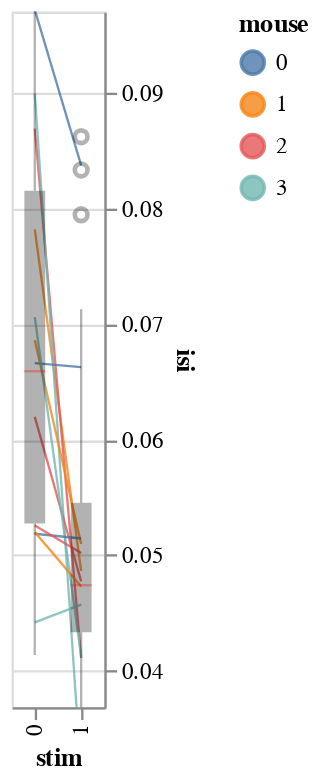

Source (notebook cell):
### Code cell
bw.plot(x='stim', detail='neuron', color='mouse:N')

### Figure 1 — Vega-Lite specification as saved in the notebook (floating-point values rounded to 4 significant figures)
{"config": {"view": {"continuousWidth": 400, "continuousHeight": 300}}, "layer": [{"mark": {"type": "line", "clip": true, "fill": null, "opacity": 0.8}, "encoding": {"color": {"type": "nominal", "field": "mouse"}, "detail": {"type": "quantitative", "field": "neuron"}, "size": {"value": 1.0}, "x": {"type": "ordinal", "field": "stim"}, "y": {"type": "quantitative", "aggregate": "mean", "axis": {"orient": "right"}, "field": "isi", "scale": {"domain": [0.03682, 0.09705], "zero": false}, "title": "isi"}}}, {"mark": {"type": "circle", "clip": true, "filled": true, "opacity": 0}, "encoding": {"color": {"type": "nominal", "field": "mouse"}, "detail": {"type": "quantitative", "field": "neuron"}, "x": {"type": "ordinal", "field": "stim"}, "y": {"type": "quantitative", "aggregate": "mean", "axis": {"orient": "right", "title": ""}, "field": "isi", "scale": {"domain": [0.03682, 0.09705], "zero": false}}}}, {"mark": {"type": "boxplot", "clip": true, "color": "black", "median": {"color": "red", "strokeWidth": 20}, "opacity": 0.3, "size": 9}, "encoding": {"x": {"type": "ordinal", "field": "stim"}, "y": {"type": "quantitative", "axis": {"orient": "right", "title": ""}, "field": "isi", "scale": {"domain": [0.03682, 0.09705], "zero": false}}}}], "data": {"name": "data-62399a792cfb77601d63ed01ef8557d8"}, "$schema": "https://vega.github.io/schema/vega-lite/v4.8.1.json", "datasets": {"data-62399a792cfb77601d63ed01ef8557d8": [{"neuron": 0, "neuron_x_mouse": "m0bayes0", "i_trial": 0, "mouse": 0, "stim": 0, "mouse_code": 0, "neuron_code": 0, "log_firing_rate": 3.041, "Firing rate": 1099.0, "firing_rate": 1099.0, "i_spike": 36.5, "isi": 0.097, "combined_condition": 0}, {"neuron": 0, "neuron_x_mouse": "m0bayes0", "i_trial": 0, "mouse": 0, "stim": 1, "mouse_code": 0, "neuron_code": 0, "log_firing_rate": 3.009, "Firing rate": 1022.0, "firing_rate": 1022.0, "i_spike": 53.5, "isi": 0.06444, "combined_condition": 0}, {"neuron": 0, "neuron_x_mouse": "m0bayes0", "i_trial": 1, "mouse": 0, "stim": 0, "mouse_code": 0, "neuron_code": 0, "log_firing_rate": 1.857, "Firing rate": 72.03, "firing_rate": 72.03, "i_spike": 31.5, "isi": 0.1109, "combined_condition": 0}, {"neuron": 0, "neuron_x_mouse": "m0bayes0", "i_trial": 1, "mouse": 0, "stim": 1, "mouse_code": 0, "neuron_code": 0, "log_firing_rate": 1.846, "Firing rate": 70.07, "firing_rate": 70.07, "i_spike": 40.0, "isi": 0.08622, "combined_condition": 0}, {"neuron": 0, "neuron_x_mouse": "m0bayes0", "i_trial": 2, "mouse": 0, "stim": 0, "mouse_code": 0, "neuron_code": 0, "log_firing_rate": 1.753, "Firing rate": 56.66, "firing_rate": 56.66, "i_spike": 47.5, "isi": 0.06941, "combined_condition": 0}, {"neuron": 0, "neuron_x_mouse": "m0bayes0", "i_trial": 2, "mouse": 0, "stim": 1, "mouse_code": 0, "neuron_code": 0, "log_firing_rate": 1.633, "Firing rate": 43.0, "firing_rate": 43.0, "i_spike": 33.0, "isi": 0.1052, "combined_condition": 0}, {"neuron": 0, "neuron_x_mouse": "m0bayes0", "i_trial": 3, "mouse": 0, "stim": 0, "mouse_code": 0, "neuron_code": 0, "log_firing_rate": 2.283, "Firing rate": 191.9, "firing_rate": 191.9, "i_spike": 31.0, "isi": 0.1097, "combined_condition": 0}, {"neuron": 0, "neuron_x_mouse": "m0bayes0", "i_trial": 3, "mouse": 0, "stim": 1, "mouse_code": 0, "neuron_code": 0, "log_firing_rate": 1.661, "Firing rate": 45.82, "firing_rate": 45.82, "i_spike": 42.0, "isi": 0.08334, "combined_condition": 0}, {"neuron": 0, "neuron_x_mouse": "m0bayes0", "i_trial": 4, "mouse": 0, "stim": 0, "mouse_code": 0, "neuron_code": 0, "log_firing_rate": 2.296, "Firing rate": 197.9, "firing_rate": 197.9, "i_spike": 35.5, "isi": 0.09908, "combined_condition": 0}, {"neuron": 0, "neuron_x_mouse": "m0bayes0", "i_trial": 4, "mouse": 0, "stim": 1, "mouse_code": 0, "neuron_code": 0, "log_firing_rate": 2.989, "Firing rate": 975.9, "firing_rate": 975.9, "i_spike": 43.5, "isi": 0.07946, "combined_condition": 0}, {"neuron": 0, "neuron_x_mouse": "m1bayes0", "i_trial": 0, "mouse": 1, "stim": 0, "mouse_code": 1, "neuron_code": 3, "log_firing_rate": 1.907, "Firing rate": 80.79, "firing_rate": 80.79, "i_spike": 40.0, "isi": 0.08779, "combined_condition": 0}, {"neuron": 0, "neuron_x_mouse": "m1bayes0", "i_trial": 0, "mouse": 1, "stim": 1, "mouse_code": 1, "neuron_code": 3, "log_firing_rate": 2.385, "Firing rate": 242.7, "firing_rate": 242.7, "i_spike": 69.5, "isi": 0.04975, "combined_condition": 0}, {"neuron": 0, "neuron_x_mouse": "m1bayes0", "i_trial": 1, "mouse": 1, "stim": 0, "mouse_code": 1, "neuron_code": 3, "log_firing_rate": 1.833, "Firing rate": 68.07, "firing_rate": 68.07, "i_spike": 43.0, "isi": 0.07951, "combined_condition": 0}, {"neuron": 0, "neuron_x_mouse": "m1bayes0", "i_trial": 1, "mouse": 1, "stim": 1, "mouse_code": 1, "neuron_code": 3, "log_firing_rate": 1.846, "Firing rate": 70.19, "firing_rate": 70.19, "i_spike": 60.0, "isi": 0.05332, "combined_condition": 0}, {"neuron": 0, "neuron_x_mouse": "m1bayes0", "i_trial": 2, "mouse": 1, "stim": 0, "mouse_code": 1, "neuron_code": 3, "log_firing_rate": 2.167, "Firing rate": 146.8, "firing_rate": 146.8, "i_spike": 51.0, "isi": 0.06871, "combined_condition": 0}, {"neuron": 0, "neuron_x_mouse": "m1bayes0", "i_trial": 2, "mouse": 1, "stim": 1, "mouse_code": 1, "neuron_code": 3, "log_firing_rate": 2.135, "Firing rate": 136.5, "firing_rate": 136.5, "i_spike": 70.0, "isi": 0.04722, "combined_condition": 0}, {"neuron": 0, "neuron_x_mouse": "m1bayes0", "i_trial": 3, "mouse": 1, "stim": 0, "mouse_code": 1, "neuron_code": 3, "log_firing_rate": 2.314, "Firing rate": 206.0, "firing_rate": 206.0, "i_spike": 47.5, "isi": 0.07306, "combined_condition": 0}, {"neuron": 0, "neuron_x_mouse": "m1bayes0", "i_trial": 3, "mouse": 1, "stim": 1, "mouse_code": 1, "neuron_code": 3, "log_firing_rate": 2.227, "Firing rate": 168.6, "firing_rate": 168.6, "i_spike": 74.0, "isi": 0.04715, "combined_condition": 0}, {"neuron": 0, "neuron_x_mouse": "m1bayes0", "i_trial": 4, "mouse": 1, "stim": 0, "mouse_code": 1, "neuron_code": 3, "log_firing_rate": 1.893, "Firing rate": 78.17, "firing_rate": 78.17, "i_spike": 43.0, "isi": 0.08191, "combined_condition": 0}, {"neuron": 0, "neuron_x_mouse": "m1bayes0", "i_trial": 4, "mouse": 1, "stim": 1, "mouse_code": 1, "neuron_code": 3, "log_firing_rate": 2.292, "Firing rate": 196.0, "firing_rate": 196.0, "i_spike": 75.0, "isi": 0.04574, "combined_condition": 0}, {"neuron": 0, "neuron_x_mouse": "m2bayes0", "i_trial": 0, "mouse": 2, "stim": 0, "mouse_code": 2, "neuron_code": 6, "log_firing_rate": 2.029, "Firing rate": 107.0, "firing_rate": 107.0, "i_spike": 41.5, "isi": 0.08416, "combined_condition": 0}, {"neuron": 0, "neuron_x_mouse": "m2bayes0", "i_trial": 0, "mouse": 2, "stim": 1, "mouse_code": 2, "neuron_code": 6, "log_firing_rate": 2.728, "Firing rate": 534.7, "firing_rate": 534.7, "i_spike": 79.0, "isi": 0.04353, "combined_condition": 0}, {"neuron": 0, "neuron_x_mouse": "m2bayes0", "i_trial": 1, "mouse": 2, "stim": 0, "mouse_code": 2, "neuron_code": 6, "log_firing_rate": 2.24, "Firing rate": 173.9, "firing_rate": 173.9, "i_spike": 52.0, "isi": 0.06764, "combined_condition": 0}, {"neuron": 0, "neuron_x_mouse": "m2bayes0", "i_trial": 1, "mouse": 2, "stim": 1, "mouse_code": 2, "neuron_code": 6, "log_firing_rate": 2.68, "Firing rate": 478.2, "firing_rate": 478.2, "i_spike": 82.0, "isi": 0.04109, "combined_condition": 0}, {"neuron": 0, "neuron_x_mouse": "m2bayes0", "i_trial": 2, "mouse": 2, "stim": 0, "mouse_code": 2, "neuron_code": 6, "log_firing_rate": 1.691, "Firing rate": 49.11, "firing_rate": 49.11, "i_spike": 36.5, "isi": 0.09647, "combined_condition": 0}, {"neuron": 0, "neuron_x_mouse": "m2bayes0", "i_trial": 2, "mouse": 2, "stim": 1, "mouse_code": 2, "neuron_code": 6, "log_firing_rate": 2.25, "Firing rate": 177.8, "firing_rate": 177.8, "i_spike": 80.0, "isi": 0.04342, "combined_condition": 0}, {"neuron": 0, "neuron_x_mouse": "m2bayes0", "i_trial": 3, "mouse": 2, "stim": 0, "mouse_code": 2, "neuron_code": 6, "log_firing_rate": 1.807, "Firing rate": 64.11, "firing_rate": 64.11, "i_spike": 42.5, "isi": 0.08215, "combined_condition": 0}, {"neuron": 0, "neuron_x_mouse": "m2bayes0", "i_trial": 3, "mouse": 2, "stim": 1, "mouse_code": 2, "neuron_code": 6, "log_firing_rate": 2.397, "Firing rate": 249.4, "firing_rate": 249.4, "i_spike": 85.0, "isi": 0.04057, "combined_condition": 0}, {"neuron": 0, "neuron_x_mouse": "m2bayes0", "i_trial": 4, "mouse": 2, "stim": 0, "mouse_code": 2, "neuron_code": 6, "log_firing_rate": 2.782, "Firing rate": 605.2, "firing_rate": 605.2, "i_spike": 33.5, "isi": 0.1041, "combined_condition": 0}, {"neuron": 0, "neuron_x_mouse": "m2bayes0", "i_trial": 4, "mouse": 2, "stim": 1, "mouse_code": 2, "neuron_code": 6, "log_firing_rate": 2.985, "Firing rate": 966.0, "firing_rate": 966.0, "i_spike": 94.5, "isi": 0.03685, "combined_condition": 0}, {"neuron": 0, "neuron_x_mouse": "m3bayes0", "i_trial": 0, "mouse": 3, "stim": 0, "mouse_code": 3, "neuron_code": 9, "log_firing_rate": 1.811, "Firing rate": 64.71, "firing_rate": 64.71, "i_spike": 34.0, "isi": 0.09806, "combined_condition": 0}, {"neuron": 0, "neuron_x_mouse": "m3bayes0", "i_trial": 0, "mouse": 3, "stim": 1, "mouse_code": 3, "neuron_code": 9, "log_firing_rate": 2.599, "Firing rate": 397.0, "firing_rate": 397.0, "i_spike": 125.0, "isi": 0.02619, "combined_condition": 0}, {"neuron": 0, "neuron_x_mouse": "m3bayes0", "i_trial": 1, "mouse": 3, "stim": 0, "mouse_code": 3, "neuron_code": 9, "log_firing_rate": 1.586, "Firing rate": 38.54, "firing_rate": 38.54, "i_spike": 42.0, "isi": 0.08262, "combined_condition": 0}, {"neuron": 0, "neuron_x_mouse": "m3bayes0", "i_trial": 1, "mouse": 3, "stim": 1, "mouse_code": 3, "neuron_code": 9, "log_firing_rate": 2.406, "Firing rate": 254.5, "firing_rate": 254.5, "i_spike": 95.5, "isi": 0.03618, "combined_condition": 0}, {"neuron": 0, "neuron_x_mouse": "m3bayes0", "i_trial": 2, "mouse": 3, "stim": 0, "mouse_code": 3, "neuron_code": 9, "log_firing_rate": 1.849, "Firing rate": 70.55, "firing_rate": 70.55, "i_spike": 38.5, "isi": 0.09095, "combined_condition": 0}, {"neuron": 0, "neuron_x_mouse": "m3bayes0", "i_trial": 2, "mouse": 3, "stim": 1, "mouse_code": 3, "neuron_code": 9, "log_firing_rate": 2.638, "Firing rate": 434.7, "firing_rate": 434.7, "i_spike": 116.5, "isi": 0.03006, "combined_condition": 0}, {"neuron": 0, "neuron_x_mouse": "m3bayes0", "i_trial": 3, "mouse": 3, "stim": 0, "mouse_code": 3, "neuron_code": 9, "log_firing_rate": 1.93, "Firing rate": 85.13, "firing_rate": 85.13, "i_spike": 37.0, "isi": 0.09449, "combined_condition": 0}, {"neuron": 0, "neuron_x_mouse": "m3bayes0", "i_trial": 3, "mouse": 3, "stim": 1, "mouse_code": 3, "neuron_code": 9, "log_firing_rate": 2.436, "Firing rate": 272.8, "firing_rate": 272.8, "i_spike": 107.0, "isi": 0.0321, "combined_condition": 0}, {"neuron": 0, "neuron_x_mouse": "m3bayes0", "i_trial": 4, "mouse": 3, "stim": 0, "mouse_code": 3, "neuron_code": 9, "log_firing_rate": 1.637, "Firing rate": 43.32, "firing_rate": 43.32, "i_spike": 39.0, "isi": 0.08364, "combined_condition": 0}, {"neuron": 0, "neuron_x_mouse": "m3bayes0", "i_trial": 4, "mouse": 3, "stim": 1, "mouse_code": 3, "neuron_code": 9, "log_firing_rate": 2.451, "Firing rate": 282.3, "firing_rate": 282.3, "i_spike": 116.5, "isi": 0.02992, "combined_condition": 0}, {"neuron": 1, "neuron_x_mouse": "m0bayes1", "i_trial": 0, "mouse": 0, "stim": 0, "mouse_code": 0, "neuron_code": 1, "log_firing_rate": 1.811, "Firing rate": 64.68, "firing_rate": 64.68, "i_spike": 52.5, "isi": 0.06502, "combined_condition": 1}, {"neuron": 1, "neuron_x_mouse": "m0bayes1", "i_trial": 0, "mouse": 0, "stim": 1, "mouse_code": 0, "neuron_code": 1, "log_firing_rate": 1.899, "Firing rate": 79.26, "firing_rate": 79.26, "i_spike": 53.0, "isi": 0.06334, "combined_condition": 1}, {"neuron": 1, "neuron_x_mouse": "m0bayes1", "i_trial": 1, "mouse": 0, "stim": 0, "mouse_code": 0, "neuron_code": 1, "log_firing_rate": 2.523, "Firing rate": 333.1, "firing_rate": 333.1, "i_spike": 44.5, "isi": 0.07927, "combined_condition": 1}, {"neuron": 1, "neuron_x_mouse": "m0bayes1", "i_trial": 1, "mouse": 0, "stim": 1, "mouse_code": 0, "neuron_code": 1, "log_firing_rate": 1.922, "Firing rate": 83.52, "firing_rate": 83.52, "i_spike": 58.0, "isi": 0.06004, "combined_condition": 1}, {"neuron": 1, "neuron_x_mouse": "m0bayes1", "i_trial": 2, "mouse": 0, "stim": 0, "mouse_code": 0, "neuron_code": 1, "log_firing_rate": 1.82, "Firing rate": 66.01, "firing_rate": 66.01, "i_spike": 53.0, "isi": 0.06586, "combined_condition": 1}, {"neuron": 1, "neuron_x_mouse": "m0bayes1", "i_trial": 2, "mouse": 0, "stim": 1, "mouse_code": 0, "neuron_code": 1, "log_firing_rate": 2.024, "Firing rate": 105.7, "firing_rate": 105.7, "i_spike": 49.0, "isi": 0.07128, "combined_condition": 1}, {"neuron": 1, "neuron_x_mouse": "m0bayes1", "i_trial": 3, "mouse": 0, "stim": 0, "mouse_code": 0, "neuron_code": 1, "log_firing_rate": 2.718, "Firing rate": 522.1, "firing_rate": 522.1, "i_spike": 50.5, "isi": 0.06981, "combined_condition": 1}, {"neuron": 1, "neuron_x_mouse": "m0bayes1", "i_trial": 3, "mouse": 0, "stim": 1, "mouse_code": 0, "neuron_code": 1, "log_firing_rate": 2.021, "Firing rate": 104.9, "firing_rate": 104.9, "i_spike": 50.5, "isi": 0.06793, "combined_condition": 1}, {"neuron": 1, "neuron_x_mouse": "m0bayes1", "i_trial": 4, "mouse": 0, "stim": 0, "mouse_code": 0, "neuron_code": 1, "log_firing_rate": 1.962, "Firing rate": 91.71, "firing_rate": 91.71, "i_spike": 65.5, "isi": 0.05312, "combined_condition": 1}, {"neuron": 1, "neuron_x_mouse": "m0bayes1", "i_trial": 4, "mouse": 0, "stim": 1, "mouse_code": 0, "neuron_code": 1, "log_firing_rate": 2.07, "Firing rate": 117.5, "firing_rate": 117.5, "i_spike": 51.0, "isi": 0.0688, "combined_condition": 1}, {"neuron": 1, "neuron_x_mouse": "m1bayes1", "i_trial": 0, "mouse": 1, "stim": 0, "mouse_code": 1, "neuron_code": 4, "log_firing_rate": 1.835, "Firing rate": 68.38, "firing_rate": 68.38, "i_spike": 45.0, "isi": 0.0782, "combined_condition": 1}, {"neuron": 1, "neuron_x_mouse": "m1bayes1", "i_trial": 0, "mouse": 1, "stim": 1, "mouse_code": 1, "neuron_code": 4, "log_firing_rate": 2.058, "Firing rate": 114.3, "firing_rate": 114.3, "i_spike": 62.5, "isi": 0.0545, "combined_condition": 1}, {"neuron": 1, "neuron_x_mouse": "m1bayes1", "i_trial": 1, "mouse": 1, "stim": 0, "mouse_code": 1, "neuron_code": 4, "log_firing_rate": 1.759, "Firing rate": 57.45, "firing_rate": 57.45, "i_spike": 51.5, "isi": 0.06676, "combined_condition": 1}, {"neuron": 1, "neuron_x_mouse": "m1bayes1", "i_trial": 1, "mouse": 1, "stim": 1, "mouse_code": 1, "neuron_code": 4, "log_firing_rate": 2.257, "Firing rate": 180.6, "firing_rate": 180.6, "i_spike": 73.0, "isi": 0.04798, "combined_condition": 1}, {"neuron": 1, "neuron_x_mouse": "m1bayes1", "i_trial": 2, "mouse": 1, "stim": 0, "mouse_code": 1, "neuron_code": 4, "log_firing_rate": 1.821, "Firing rate": 66.21, "firing_rate": 66.21, "i_spike": 45.5, "isi": 0.07705, "combined_condition": 1}, {"neuron": 1, "neuron_x_mouse": "m1bayes1", "i_trial": 2, "mouse": 1, "stim": 1, "mouse_code": 1, "neuron_code": 4, "log_firing_rate": 1.946, "Firing rate": 88.22, "firing_rate": 88.22, "i_spike": 60.5, "isi": 0.05652, "combined_condition": 1}, {"neuron": 1, "neuron_x_mouse": "m1bayes1", "i_trial": 3, "mouse": 1, "stim": 0, "mouse_code": 1, "neuron_code": 4, "log_firing_rate": 2.089, "Firing rate": 122.7, "firing_rate": 122.7, "i_spike": 59.5, "isi": 0.05817, "combined_condition": 1}, {"neuron": 1, "neuron_x_mouse": "m1bayes1", "i_trial": 3, "mouse": 1, "stim": 1, "mouse_code": 1, "neuron_code": 4, "log_firing_rate": 2.363, "Firing rate": 230.6, "firing_rate": 230.6, "i_spike": 73.0, "isi": 0.0482, "combined_condition": 1}, {"neuron": 1, "neuron_x_mouse": "m1bayes1", "i_trial": 4, "mouse": 1, "stim": 0, "mouse_code": 1, "neuron_code": 4, "log_firing_rate": 1.953, "Firing rate": 89.71, "firing_rate": 89.71, "i_spike": 56.0, "isi": 0.06285, "combined_condition": 1}, {"neuron": 1, "neuron_x_mouse": "m1bayes1", "i_trial": 4, "mouse": 1, "stim": 1, "mouse_code": 1, "neuron_code": 4, "log_firing_rate": 1.938, "Firing rate": 86.73, "firing_rate": 86.73, "i_spike": 73.0, "isi": 0.04761, "combined_condition": 1}, {"neuron": 1, "neuron_x_mouse": "m2bayes1", "i_trial": 0, "mouse": 2, "stim": 0, "mouse_code": 2, "neuron_code": 7, "log_firing_rate": 2.53, "Firing rate": 339.1, "firing_rate": 339.1, "i_spike": 52.0, "isi": 0.06717, "combined_condition": 1}, {"neuron": 1, "neuron_x_mouse": "m2bayes1", "i_trial": 0, "mouse": 2, "stim": 1, "mouse_code": 2, "neuron_code": 7, "log_firing_rate": 1.956, "Firing rate": 90.37, "firing_rate": 90.37, "i_spike": 80.5, "isi": 0.04332, "combined_condition": 1}, {"neuron": 1, "neuron_x_mouse": "m2bayes1", "i_trial": 1, "mouse": 2, "stim": 0, "mouse_code": 2, "neuron_code": 7, "log_firing_rate": 2.307, "Firing rate": 202.7, "firing_rate": 202.7, "i_spike": 68.5, "isi": 0.05101, "combined_condition": 1}, {"neuron": 1, "neuron_x_mouse": "m2bayes1", "i_trial": 1, "mouse": 2, "stim": 1, "mouse_code": 2, "neuron_code": 7, "log_firing_rate": 2.038, "Firing rate": 109.0, "firing_rate": 109.0, "i_spike": 79.0, "isi": 0.04432, "combined_condition": 1}, {"neuron": 1, "neuron_x_mouse": "m2bayes1", "i_trial": 2, "mouse": 2, "stim": 0, "mouse_code": 2, "neuron_code": 7, "log_firing_rate": 2.06, "Firing rate": 114.8, "firing_rate": 114.8, "i_spike": 59.5, "isi": 0.05836, "combined_condition": 1}, {"neuron": 1, "neuron_x_mouse": "m2bayes1", "i_trial": 2, "mouse": 2, "stim": 1, "mouse_code": 2, "neuron_code": 7, "log_firing_rate": 1.933, "Firing rate": 85.74, "firing_rate": 85.74, "i_spike": 64.0, "isi": 0.05461, "combined_condition": 1}, {"neuron": 1, "neuron_x_mouse": "m2bayes1", "i_trial": 3, "mouse": 2, "stim": 0, "mouse_code": 2, "neuron_code": 7, "log_firing_rate": 2.057, "Firing rate": 114.0, "firing_rate": 114.0, "i_spike": 65.0, "isi": 0.05314, "combined_condition": 1}, {"neuron": 1, "neuron_x_mouse": "m2bayes1", "i_trial": 3, "mouse": 2, "stim": 1, "mouse_code": 2, "neuron_code": 7, "log_firing_rate": 2.057, "Firing rate": 114.0, "firing_rate": 114.0, "i_spike": 71.0, "isi": 0.04896, "combined_condition": 1}, {"neuron": 1, "neuron_x_mouse": "m2bayes1", "i_trial": 4, "mouse": 2, "stim": 0, "mouse_code": 2, "neuron_code": 7, "log_firing_rate": 2.225, "Firing rate": 167.8, "firing_rate": 167.8, "i_spike": 43.5, "isi": 0.08014, "combined_condition": 1}, {"neuron": 1, "neuron_x_mouse": "m2bayes1", "i_trial": 4, "mouse": 2, "stim": 1, "mouse_code": 2, "neuron_code": 7, "log_firing_rate": 2.13, "Firing rate": 134.9, "firing_rate": 134.9, "i_spike": 72.5, "isi": 0.04738, "combined_condition": 1}, {"neuron": 1, "neuron_x_mouse": "m3bayes1", "i_trial": 0, "mouse": 3, "stim": 0, "mouse_code": 3, "neuron_code": 10, "log_firing_rate": 1.682, "Firing rate": 48.08, "firing_rate": 48.08, "i_spike": 53.0, "isi": 0.06597, "combined_condition": 1}, {"neuron": 1, "neuron_x_mouse": "m3bayes1", "i_trial": 0, "mouse": 3, "stim": 1, "mouse_code": 3, "neuron_code": 10, "log_firing_rate": 2.448, "Firing rate": 280.4, "firing_rate": 280.4, "i_spike": 95.5, "isi": 0.03631, "combined_condition": 1}, {"neuron": 1, "neuron_x_mouse": "m3bayes1", "i_trial": 1, "mouse": 3, "stim": 0, "mouse_code": 3, "neuron_code": 10, "log_firing_rate": 2.277, "Firing rate": 189.4, "firing_rate": 189.4, "i_spike": 43.0, "isi": 0.08037, "combined_condition": 1}, {"neuron": 1, "neuron_x_mouse": "m3bayes1", "i_trial": 1, "mouse": 3, "stim": 1, "mouse_code": 3, "neuron_code": 10, "log_firing_rate": 2.119, "Firing rate": 131.5, "firing_rate": 131.5, "i_spike": 88.0, "isi": 0.03985, "combined_condition": 1}, {"neuron": 1, "neuron_x_mouse": "m3bayes1", "i_trial": 2, "mouse": 3, "stim": 0, "mouse_code": 3, "neuron_code": 10, "log_firing_rate": 2.064, "Firing rate": 115.8, "firing_rate": 115.8, "i_spike": 57.0, "isi": 0.06195, "combined_condition": 1}, {"neuron": 1, "neuron_x_mouse": "m3bayes1", "i_trial": 2, "mouse": 3, "stim": 1, "mouse_code": 3, "neuron_code": 10, "log_firing_rate": 2.155, "Firing rate": 142.9, "firing_rate": 142.9, "i_spike": 72.5, "isi": 0.04766, "combined_condition": 1}, {"neuron": 1, "neuron_x_mouse": "m3bayes1", "i_trial": 3, "mouse": 3, "stim": 0, "mouse_code": 3, "neuron_code": 10, "log_firing_rate": 1.752, "Firing rate": 56.45, "firing_rate": 56.45, "i_spike": 55.0, "isi": 0.06326, "combined_condition": 1}, {"neuron": 1, "neuron_x_mouse": "m3bayes1", "i_trial": 3, "mouse": 3, "stim": 1, "mouse_code": 3, "neuron_code": 10, "log_firing_rate": 2.171, "Firing rate": 148.2, "firing_rate": 148.2, "i_spike": 86.5, "isi": 0.04059, "combined_condition": 1}, {"neuron": 1, "neuron_x_mouse": "m3bayes1", "i_trial": 4, "mouse": 3, "stim": 0, "mouse_code": 3, "neuron_code": 10, "log_firing_rate": 1.725, "Firing rate": 53.08, "firing_rate": 53.08, "i_spike": 43.0, "isi": 0.08142, "combined_condition": 1}, {"neuron": 1, "neuron_x_mouse": "m3bayes1", "i_trial": 4, "mouse": 3, "stim": 1, "mouse_code": 3, "neuron_code": 10, "log_firing_rate": 2.114, "Firing rate": 130.1, "firing_rate": 130.1, "i_spike": 83.5, "isi": 0.04167, "combined_condition": 1}, {"neuron": 2, "neuron_x_mouse": "m0bayes2", "i_trial": 0, "mouse": 0, "stim": 0, "mouse_code": 0, "neuron_code": 2, "log_firing_rate": 1.895, "Firing rate": 78.44, "firing_rate": 78.44, "i_spike": 70.5, "isi": 0.04915, "combined_condition": 2}, {"neuron": 2, "neuron_x_mouse": "m0bayes2", "i_trial": 0, "mouse": 0, "stim": 1, "mouse_code": 0, "neuron_code": 2, "log_firing_rate": 1.925, "Firing rate": 84.14, "firing_rate": 84.14, "i_spike": 72.5, "isi": 0.04843, "combined_condition": 2}, {"neuron": 2, "neuron_x_mouse": "m0bayes2", "i_trial": 1, "mouse": 0, "stim": 0, "mouse_code": 0, "neuron_code": 2, "log_firing_rate": 1.898, "Firing rate": 79.05, "firing_rate": 79.05, "i_spike": 62.0, "isi": 0.05661, "combined_condition": 2}, {"neuron": 2, "neuron_x_mouse": "m0bayes2", "i_trial": 1, "mouse": 0, "stim": 1, "mouse_code": 0, "neuron_code": 2, "log_firing_rate": 1.95, "Firing rate": 89.09, "firing_rate": 89.09, "i_spike": 68.0, "isi": 0.05182, "combined_condition": 2}, {"neuron": 2, "neuron_x_mouse": "m0bayes2", "i_trial": 2, "mouse": 0, "stim": 0, "mouse_code": 0, "neuron_code": 2, "log_firing_rate": 2.017, "Firing rate": 103.9, "firing_rate": 103.9, "i_spike": 68.5, "isi": 0.04969, "combined_condition": 2}, {"neuron": 2, "neuron_x_mouse": "m0bayes2", "i_trial": 2, "mouse": 0, "stim": 1, "mouse_code": 0, "neuron_code": 2, "log_firing_rate": 1.997, "Firing rate": 99.2, "firing_rate": 99.2, "i_spike": 65.0, "isi": 0.05384, "combined_condition": 2}, {"neuron": 2, "neuron_x_mouse": "m0bayes2", "i_trial": 3, "mouse": 0, "stim": 0, "mouse_code": 0, "neuron_code": 2, "log_firing_rate": 1.877, "Firing rate": 75.25, "firing_rate": 75.25, "i_spike": 68.0, "isi": 0.05168, "combined_condition": 2}, {"neuron": 2, "neuron_x_mouse": "m0bayes2", "i_trial": 3, "mouse": 0, "stim": 1, "mouse_code": 0, "neuron_code": 2, "log_firing_rate": 2.277, "Firing rate": 189.1, "firing_rate": 189.1, "i_spike": 75.0, "isi": 0.04646, "combined_condition": 2}, {"neuron": 2, "neuron_x_mouse": "m0bayes2", "i_trial": 4, "mouse": 0, "stim": 0, "mouse_code": 0, "neuron_code": 2, "log_firing_rate": 1.926, "Firing rate": 84.27, "firing_rate": 84.27, "i_spike": 64.5, "isi": 0.0521, "combined_condition": 2}, {"neuron": 2, "neuron_x_mouse": "m0bayes2", "i_trial": 4, "mouse": 0, "stim": 1, "mouse_code": 0, "neuron_code": 2, "log_firing_rate": 1.96, "Firing rate": 91.21, "firing_rate": 91.21, "i_spike": 61.5, "isi": 0.05663, "combined_condition": 2}, {"neuron": 2, "neuron_x_mouse": "m1bayes2", "i_trial": 0, "mouse": 1, "stim": 0, "mouse_code": 1, "neuron_code": 5, "log_firing_rate": 2.172, "Firing rate": 148.6, "firing_rate": 148.6, "i_spike": 69.5, "isi": 0.05026, "combined_condition": 2}, {"neuron": 2, "neuron_x_mouse": "m1bayes2", "i_trial": 0, "mouse": 1, "stim": 1, "mouse_code": 1, "neuron_code": 5, "log_firing_rate": 2.258, "Firing rate": 181.1, "firing_rate": 181.1, "i_spike": 79.0, "isi": 0.04382, "combined_condition": 2}, {"neuron": 2, "neuron_x_mouse": "m1bayes2", "i_trial": 1, "mouse": 1, "stim": 0, "mouse_code": 1, "neuron_code": 5, "log_firing_rate": 2.81, "Firing rate": 645.1, "firing_rate": 645.1, "i_spike": 71.5, "isi": 0.04868, "combined_condition": 2}, {"neuron": 2, "neuron_x_mouse": "m1bayes2", "i_trial": 1, "mouse": 1, "stim": 1, "mouse_code": 1, "neuron_code": 5, "log_firing_rate": 2.507, "Firing rate": 321.2, "firing_rate": 321.2, "i_spike": 74.0, "isi": 0.04741, "combined_condition": 2}, {"neuron": 2, "neuron_x_mouse": "m1bayes2", "i_trial": 2, "mouse": 1, "stim": 0, "mouse_code": 1, "neuron_code": 5, "log_firing_rate": 3.216, "Firing rate": 1645.0, "firing_rate": 1645.0, "i_spike": 66.0, "isi": 0.05308, "combined_condition": 2}, {"neuron": 2, "neuron_x_mouse": "m1bayes2", "i_trial": 2, "mouse": 1, "stim": 1, "mouse_code": 1, "neuron_code": 5, "log_firing_rate": 2.535, "Firing rate": 342.8, "firing_rate": 342.8, "i_spike": 70.5, "isi": 0.04824, "combined_condition": 2}, {"neuron": 2, "neuron_x_mouse": "m1bayes2", "i_trial": 3, "mouse": 1, "stim": 0, "mouse_code": 1, "neuron_code": 5, "log_firing_rate": 1.898, "Firing rate": 79.07, "firing_rate": 79.07, "i_spike": 67.0, "isi": 0.05192, "combined_condition": 2}, {"neuron": 2, "neuron_x_mouse": "m1bayes2", "i_trial": 3, "mouse": 1, "stim": 1, "mouse_code": 1, "neuron_code": 5, "log_firing_rate": 1.847, "Firing rate": 70.26, "firing_rate": 70.26, "i_spike": 68.0, "isi": 0.05148, "combined_condition": 2}, {"neuron": 2, "neuron_x_mouse": "m1bayes2", "i_trial": 4, "mouse": 1, "stim": 0, "mouse_code": 1, "neuron_code": 5, "log_firing_rate": 1.97, "Firing rate": 93.37, "firing_rate": 93.37, "i_spike": 62.5, "isi": 0.056, "combined_condition": 2}, {"neuron": 2, "neuron_x_mouse": "m1bayes2", "i_trial": 4, "mouse": 1, "stim": 1, "mouse_code": 1, "neuron_code": 5, "log_firing_rate": 2.334, "Firing rate": 215.8, "firing_rate": 215.8, "i_spike": 77.0, "isi": 0.0455, "combined_condition": 2}, {"neuron": 2, "neuron_x_mouse": "m2bayes2", "i_trial": 0, "mouse": 2, "stim": 0, "mouse_code": 2, "neuron_code": 8, "log_firing_rate": 2.166, "Firing rate": 146.4, "firing_rate": 146.4, "i_spike": 66.5, "isi": 0.05296, "combined_condition": 2}, {"neuron": 2, "neuron_x_mouse": "m2bayes2", "i_trial": 0, "mouse": 2, "stim": 1, "mouse_code": 2, "neuron_code": 8, "log_firing_rate": 2.262, "Firing rate": 182.8, "firing_rate": 182.8, "i_spike": 81.5, "isi": 0.04296, "combined_condition": 2}, {"neuron": 2, "neuron_x_mouse": "m2bayes2", "i_trial": 1, "mouse": 2, "stim": 0, "mouse_code": 2, "neuron_code": 8, "log_firing_rate": 2.072, "Firing rate": 118.0, "firing_rate": 118.0, "i_spike": 55.5, "isi": 0.06235, "combined_condition": 2}, {"neuron": 2, "neuron_x_mouse": "m2bayes2", "i_trial": 1, "mouse": 2, "stim": 1, "mouse_code": 2, "neuron_code": 8, "log_firing_rate": 2.138, "Firing rate": 137.5, "firing_rate": 137.5, "i_spike": 83.5, "isi": 0.04208, "combined_condition": 2}, {"neuron": 2, "neuron_x_mouse": "m2bayes2", "i_trial": 2, "mouse": 2, "stim": 0, "mouse_code": 2, "neuron_code": 8, "log_firing_rate": 2.566, "Firing rate": 367.8, "firing_rate": 367.8, "i_spike": 74.0, "isi": 0.04658, "combined_condition": 2}, {"neuron": 2, "neuron_x_mouse": "m2bayes2", "i_trial": 2, "mouse": 2, "stim": 1, "mouse_code": 2, "neuron_code": 8, "log_firing_rate": 2.25, "Firing rate": 178.0, "firing_rate": 178.0, "i_spike": 57.5, "isi": 0.06095, "combined_condition": 2}, {"neuron": 2, "neuron_x_mouse": "m2bayes2", "i_trial": 3, "mouse": 2, "stim": 0, "mouse_code": 2, "neuron_code": 8, "log_firing_rate": 2.031, "Firing rate": 107.4, "firing_rate": 107.4, "i_spike": 74.5, "isi": 0.04715, "combined_condition": 2}, {"neuron": 2, "neuron_x_mouse": "m2bayes2", "i_trial": 3, "mouse": 2, "stim": 1, "mouse_code": 2, "neuron_code": 8, "log_firing_rate": 2.281, "Firing rate": 191.0, "firing_rate": 191.0, "i_spike": 75.0, "isi": 0.04664, "combined_condition": 2}, {"neuron": 2, "neuron_x_mouse": "m2bayes2", "i_trial": 4, "mouse": 2, "stim": 0, "mouse_code": 2, "neuron_code": 8, "log_firing_rate": 2.022, "Firing rate": 105.3, "firing_rate": 105.3, "i_spike": 65.0, "isi": 0.05378, "combined_condition": 2}, {"neuron": 2, "neuron_x_mouse": "m2bayes2", "i_trial": 4, "mouse": 2, "stim": 1, "mouse_code": 2, "neuron_code": 8, "log_firing_rate": 1.966, "Firing rate": 92.42, "firing_rate": 92.42, "i_spike": 59.5, "isi": 0.05827, "combined_condition": 2}, {"neuron": 2, "neuron_x_mouse": "m3bayes2", "i_trial": 0, "mouse": 3, "stim": 0, "mouse_code": 3, "neuron_code": 11, "log_firing_rate": 2.109, "Firing rate": 128.4, "firing_rate": 128.4, "i_spike": 84.5, "isi": 0.04136, "combined_condition": 2}, {"neuron": 2, "neuron_x_mouse": "m3bayes2", "i_trial": 0, "mouse": 3, "stim": 1, "mouse_code": 3, "neuron_code": 11, "log_firing_rate": 2.295, "Firing rate": 197.1, "firing_rate": 197.1, "i_spike": 74.0, "isi": 0.04703, "combined_condition": 2}, {"neuron": 2, "neuron_x_mouse": "m3bayes2", "i_trial": 1, "mouse": 3, "stim": 0, "mouse_code": 3, "neuron_code": 11, "log_firing_rate": 2.057, "Firing rate": 114.0, "firing_rate": 114.0, "i_spike": 84.0, "isi": 0.04177, "combined_condition": 2}, {"neuron": 2, "neuron_x_mouse": "m3bayes2", "i_trial": 1, "mouse": 3, "stim": 1, "mouse_code": 3, "neuron_code": 11, "log_firing_rate": 2.057, "Firing rate": 114.0, "firing_rate": 114.0, "i_spike": 75.0, "isi": 0.04676, "combined_condition": 2}, {"neuron": 2, "neuron_x_mouse": "m3bayes2", "i_trial": 2, "mouse": 3, "stim": 0, "mouse_code": 3, "neuron_code": 11, "log_firing_rate": 1.941, "Firing rate": 87.28, "firing_rate": 87.28, "i_spike": 68.5, "isi": 0.04974, "combined_condition": 2}, {"neuron": 2, "neuron_x_mouse": "m3bayes2", "i_trial": 2, "mouse": 3, "stim": 1, "mouse_code": 3, "neuron_code": 11, "log_firing_rate": 2.347, "Firing rate": 222.3, "firing_rate": 222.3, "i_spike": 74.0, "isi": 0.04739, "combined_condition": 2}, {"neuron": 2, "neuron_x_mouse": "m3bayes2", "i_trial": 3, "mouse": 3, "stim": 0, "mouse_code": 3, "neuron_code": 11, "log_firing_rate": 2.212, "Firing rate": 162.8, "firing_rate": 162.8, "i_spike": 79.0, "isi": 0.04398, "combined_condition": 2}, {"neuron": 2, "neuron_x_mouse": "m3bayes2", "i_trial": 3, "mouse": 3, "stim": 1, "mouse_code": 3, "neuron_code": 11, "log_firing_rate": 2.036, "Firing rate": 108.5, "firing_rate": 108.5, "i_spike": 81.0, "isi": 0.04328, "combined_condition": 2}, {"neuron": 2, "neuron_x_mouse": "m3bayes2", "i_trial": 4, "mouse": 3, "stim": 0, "mouse_code": 3, "neuron_code": 11, "log_firing_rate": 2.453, "Firing rate": 284.1, "firing_rate": 284.1, "i_spike": 78.5, "isi": 0.04403, "combined_condition": 2}, {"neuron": 2, "neuron_x_mouse": "m3bayes2", "i_trial": 4, "mouse": 3, "stim": 1, "mouse_code": 3, "neuron_code": 11, "log_firing_rate": 1.955, "Firing rate": 90.09, "firing_rate": 90.09, "i_spike": 78.5, "isi": 0.04409, "combined_condition": 2}]}}
